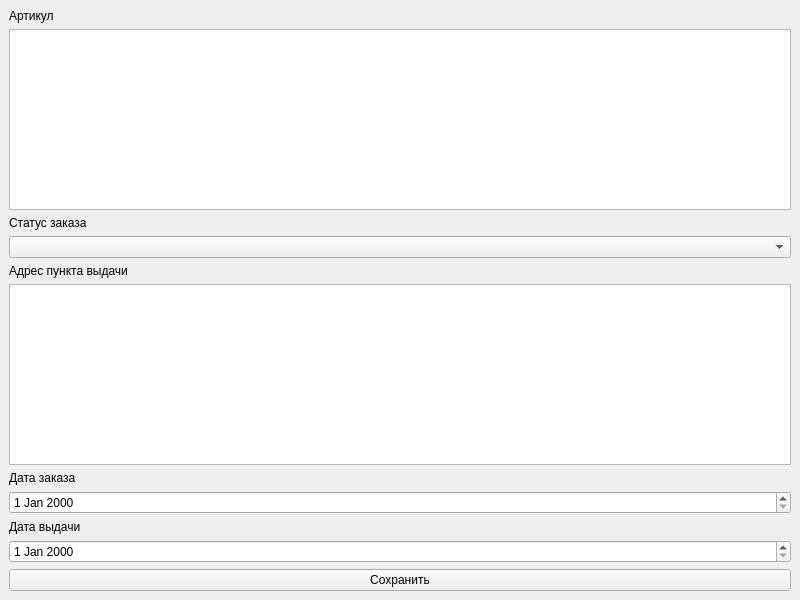
<?xml version="1.0" encoding="UTF-8"?>
<ui version="4.0">
 <class>MainWindow</class>
 <widget class="QMainWindow" name="MainWindow">
  <property name="geometry">
   <rect>
    <x>0</x>
    <y>0</y>
    <width>800</width>
    <height>600</height>
   </rect>
  </property>
  <property name="windowTitle">
   <string>MainWindow</string>
  </property>
  <widget class="QWidget" name="centralwidget">
   <layout class="QVBoxLayout" name="verticalLayout_2">
    <item>
     <widget class="QLabel" name="label">
      <property name="text">
       <string>Артикул</string>
      </property>
     </widget>
    </item>
    <item>
     <widget class="QTextEdit" name="article_edit"/>
    </item>
    <item>
     <widget class="QLabel" name="label_2">
      <property name="text">
       <string>Статус заказа</string>
      </property>
     </widget>
    </item>
    <item>
     <widget class="QComboBox" name="status_box"/>
    </item>
    <item>
     <widget class="QLabel" name="label_3">
      <property name="text">
       <string>Адрес пункта выдачи</string>
      </property>
     </widget>
    </item>
    <item>
     <widget class="QTextEdit" name="address_edit"/>
    </item>
    <item>
     <widget class="QLabel" name="label_4">
      <property name="text">
       <string>Дата заказа</string>
      </property>
     </widget>
    </item>
    <item>
     <widget class="QDateEdit" name="order_date_edit"/>
    </item>
    <item>
     <widget class="QLabel" name="label_5">
      <property name="text">
       <string>Дата выдачи</string>
      </property>
     </widget>
    </item>
    <item>
     <widget class="QDateEdit" name="delivery_date_edit"/>
    </item>
    <item>
     <widget class="QPushButton" name="save_btn">
      <property name="text">
       <string>Сохранить</string>
      </property>
     </widget>
    </item>
   </layout>
  </widget>
 </widget>
 <resources/>
 <connections/>
</ui>
